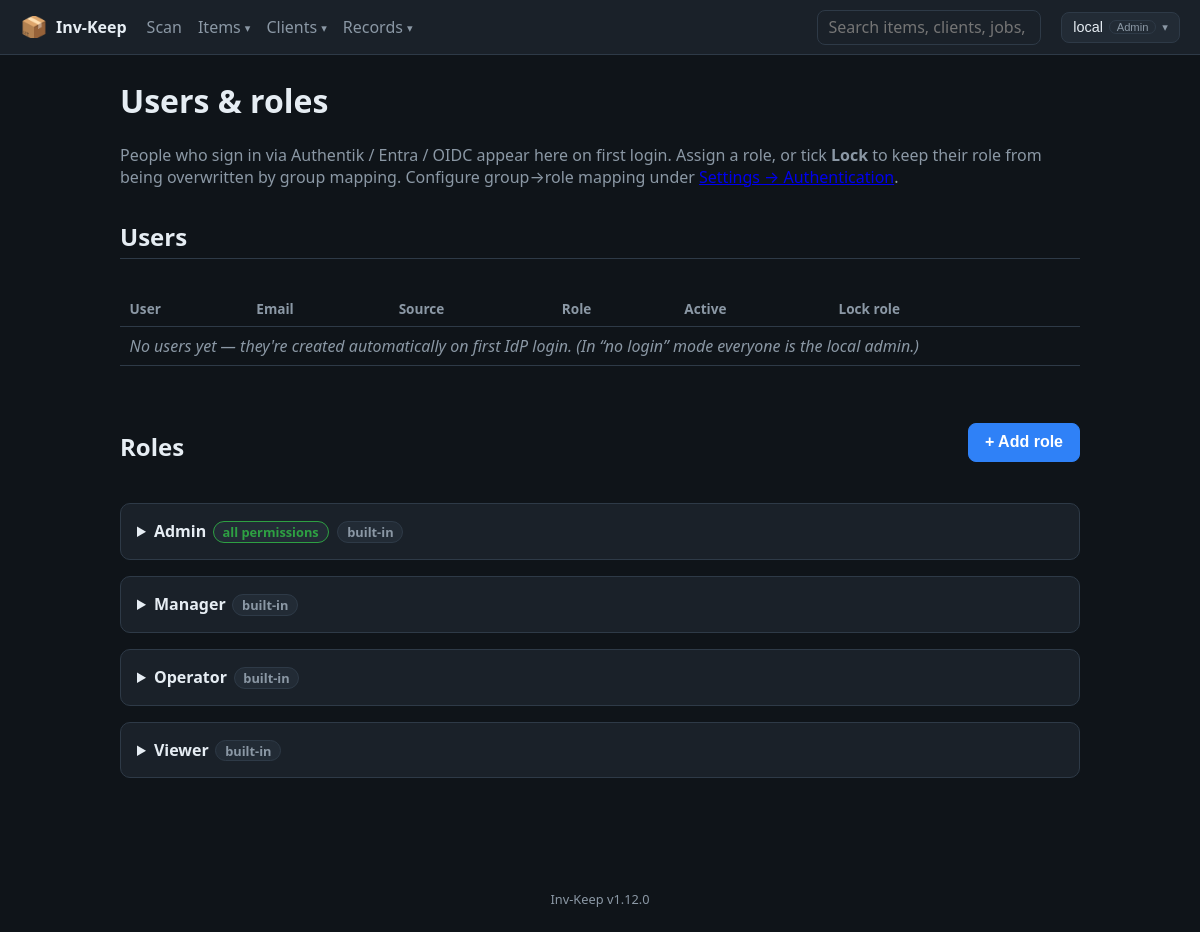
Screenshot of /users with the database file from the repository.
### app/models.py (models this page shows)
class Role(Base):
    __tablename__ = "roles"
    id = Column(Integer, primary_key=True)
    name = Column(String, unique=True, nullable=False)
    permissions = Column(Text, default="")   # comma-separated permission keys
    is_admin = Column(Boolean, nullable=False, default=False)  # grants all permissions
    builtin = Column(Boolean, nullable=False, default=False)
    created_at = Column(DateTime, default=datetime.utcnow)

### app/main.py (the view)
@app.get("/users", response_class=HTMLResponse)
def users_page(request: Request, db: Session = Depends(get_db)):
    users = db.query(User).order_by(User.username).all()
    roles = db.query(Role).order_by(Role.is_admin.desc(), Role.name).all()
    return templates.TemplateResponse(
        "users.html", ctx(request, db, users=users, roles=roles, permissions=rbac.PERMISSIONS)
    )

### app/templates/users.html (shortened to what this page needs)
{% extends "base.html" %}
{% block content %}
<h1>Users &amp; roles</h1>
<p class="muted">People who sign in via Authentik / Entra / OIDC appear here on first login.
Assign a role, or tick <b>Lock</b> to keep their role from being overwritten by group mapping.
Configure group→role mapping under <a href="/settings">Settings → Authentication</a>.</p>
<h2>Users</h2>
<div class="table-scroll">
<table class="lines">
  <thead><tr><th>User</th><th>Email</th><th>Source</th><th>Role</th><th>Active</th><th>Lock role</th><th></th></tr></thead>
  <tbody>
    {% for u in users %}
    <tr {% if not u.active %}class="voided"{% endif %}>
      <td><form id="u-{{ u.id }}" method="post" action="/users/{{ u.id }}/save"><input type="hidden" name="_csrf" value="{{ csrf_token }}"></form>{{ u.username }}</td>
      <td>{{ u.email }}</td>
      <td>{{ u.source }}</td>
      <td>
        <select form="u-{{ u.id }}" name="role_id">
          <option value="">— none —</option>
          {% for r in roles %}<option value="{{ r.id }}" {% if u.role_id == r.id %}selected{% endif %}>{{ r.name }}</option>{% endfor %}
        </select>
      </td>
      <td><input form="u-{{ u.id }}" type="checkbox" name="active" {% if u.active %}checked{% endif %}></td>
      <td><input form="u-{{ u.id }}" type="checkbox" name="locked" {% if u.locked %}checked{% endif %}></td>
      <td><button form="u-{{ u.id }}" type="submit">Save</button></td>
    </tr>
    {% else %}
    <tr class="empty"><td colspan="7">No users yet — they're created automatically on first IdP login. (In “no login” mode everyone is the local admin.)</td></tr>
    {% endfor %}
  </tbody>
</table>
</div>
<div class="page-head" style="margin-top:2rem">
  <h2 style="border:none">Roles</h2>
  <button class="add-btn" onclick="openModal('add-role')">+ Add role</button>
</div>
{% for r in roles %}
<details class="card">
  <summary><strong>{{ r.name }}</strong>
    {% if r.is_admin %}<span class="tag good-tag">all permissions</span>{% endif %}
    {% if r.builtin %}<span class="tag muted">built-in</span>{% endif %}
  </summary>
</details>
{% endfor %}
{% endblock %}

### app/templates/base.html (shortened to what this page needs)
<!DOCTYPE html>
<html lang="en">
<head>
  <link rel="stylesheet" href="/static/style.css?v={{ version }}">
</head>
<body>
  <header>
    <a class="brand" href="/">
      {% if cfg.brand_logo %}<img class="brand-logo" src="{{ cfg.brand_logo }}" alt="{{ cfg.app_title }}">
      {% else %}<span class="brand-emoji">{{ cfg.brand_emoji or '📦' }}</span>{% endif %}
      {% if (not cfg.brand_logo) or cfg.brand_show_title == '1' %}<span class="brand-title">{{ cfg.app_title }}</span>{% endif %}
    </a>
    <nav>
      {% if can('checkout') %}<a href="/">Scan</a>{% endif %}
      <div class="navdrop">
        <button type="button" class="navdrop-btn" data-menu="#items-menu" aria-haspopup="true" aria-expanded="false">Items <span class="caret">▾</span></button>
      </div>
      <div class="navdrop">
        <button type="button" class="navdrop-btn" data-menu="#clients-menu" aria-haspopup="true" aria-expanded="false">Clients <span class="caret">▾</span></button>
      </div>
      <div class="navdrop">
        <button type="button" class="navdrop-btn" data-menu="#records-menu" aria-haspopup="true" aria-expanded="false">Records <span class="caret">▾</span></button>
      </div>
    </nav>
    <div class="global-search">
      <input type="text" id="global-search" placeholder="Search items, clients, jobs, orders…" autocomplete="off" aria-label="Global search">
    </div>
    <div class="account">
      <button type="button" class="account-btn" data-menu="#account-menu" aria-haspopup="true" aria-expanded="false">
        <span class="account-name">{{ user.username or 'Menu' }}</span>
        {% if user.role %}<span class="account-role">{{ user.role }}</span>{% endif %}
        <span class="caret">▾</span>
      </button>
    </div>
  </header>
  <main>
    {% block content %}{% endblock %}
  </main>
  <footer class="app-footer">
    {{ cfg.app_title }} <span class="muted">v{{ version }}</span>
  </footer>
</body>
</html>

### app/static/style.css (style rules this page uses)
:root { --bg: #0f1419; --panel: #1a2129; --panel-2: #222b35; --line: #2e3a47; --text: #e6edf3; --muted: #8b98a5; --accent: #2f81f7; --good: #2ea043; --bad: #e5534b; --warn: #d29922; }
* { box-sizing: border-box; }
html, body { max-width: 100%; overflow-x: hidden; }
body { margin: 0; font-family: system-ui, -apple-system, Segoe UI, Roboto, sans-serif; background: var(--bg); color: var(--text); }
header { display: flex; align-items: center; gap: 1.25rem; padding: 0.6rem 1.25rem; background: var(--panel); border-bottom: 1px solid var(--line); position: sticky; top: 0; z-index: 10; flex-wrap: wrap; max-width: 100%; }
nav { display: flex; gap: 1rem; flex: 1 1 auto; min-width: 0; flex-wrap: wrap; }
nav a, .user a { color: var(--muted); text-decoration: none; white-space: nowrap; }
.navdrop { position: relative; display: inline-flex; }
.navdrop-btn { background: none; border: none; color: var(--muted); cursor: pointer; font: inherit; padding: 0; display: inline-flex; align-items: center; gap: .25rem; }
.navdrop .caret { font-size: .7rem; }
.account { position: relative; flex: 0 0 auto; }
.account-btn { display: inline-flex; align-items: center; gap: .4rem; background: var(--panel-2); border: 1px solid var(--line); color: var(--text); border-radius: 8px; padding: .4rem .7rem; cursor: pointer; font-size: .9rem; }
.account-btn .caret { color: var(--muted); font-size: .7rem; }
.account-role { font-size: .7rem; color: var(--muted); border: 1px solid var(--line); border-radius: 999px; padding: 0 .4rem; }
main { max-width: 1000px; margin: 0 auto; padding: 1.5rem 1.25rem 4rem; }
button, .btn, .add-btn { white-space: nowrap; }
h1 { margin-top: 0; }
h2 { border-bottom: 1px solid var(--line); padding-bottom: .3rem; margin-top: 2rem; }
input, select, button { font-size: 1rem; padding: .55rem .7rem; border-radius: 8px; border: 1px solid var(--line); background: var(--panel-2); color: var(--text); }
button { background: var(--accent); border-color: var(--accent); color: #fff; cursor: pointer; }
table.lines { width: 100%; border-collapse: collapse; margin-top: .75rem; }
table.lines th, table.lines td { padding: .5rem .6rem; border-bottom: 1px solid var(--line); text-align: left; }
table.lines th { color: var(--muted); font-weight: 600; font-size: .85rem; }
tr.empty td { color: var(--muted); font-style: italic; }
.card { background: var(--panel); border: 1px solid var(--line); border-radius: 10px; padding: 1rem; margin: 1rem 0; }
.card summary { cursor: pointer; font-weight: 600; }
.muted { color: var(--muted); }
.tag { display: inline-block; background: var(--panel-2); border: 1px solid var(--line); border-radius: 999px; padding: .05rem .55rem; font-size: .8rem; margin: 0 .15rem; }
.good-tag { border-color: var(--good); color: var(--good); }
.page-head { display: flex; align-items: center; justify-content: space-between; gap: 1rem; }
.add-btn { background: var(--accent); color: #fff; border: 1px solid var(--accent); border-radius: 8px; padding: .6rem 1rem; font-weight: 600; cursor: pointer; white-space: nowrap; }
.global-search { position: relative; flex: 0 0 auto; }
.global-search > input { width: 14rem; }
.global-search > input { background: var(--panel); color: var(--text); border: 1px solid var(--line); border-radius: 8px; padding: .35rem .65rem; min-width: 14rem; font: inherit; }
.brand { display: flex; align-items: center; gap: .5rem; color: var(--text); text-decoration: none; min-width: 0; flex: 0 1 auto; overflow: hidden; }
.brand-emoji { font-size: 1.4rem; line-height: 1; }
.brand-title { font-weight: 700; white-space: nowrap; overflow: hidden; text-overflow: ellipsis; color: var(--text); }
.app-footer { text-align: center; color: var(--muted); font-size: .8rem; padding: 2rem 1rem 1.5rem; }
.table-scroll { overflow-x: auto; }

### rows the page displays
Role: role "Admin", name "Admin", is_admin "all permissions", builtin "built-in"
Role: name "Manager", builtin "built-in"
Role: name "Operator", builtin "built-in"
Role: name "Viewer", builtin "built-in"

### other values shown
{{ cfg.brand_emoji or '📦' }} "📦"
{{ cfg.app_title }} "Inv-Keep"
{{ user.username or 'Menu' }} "local"
{{ version }} "1.12.0"
